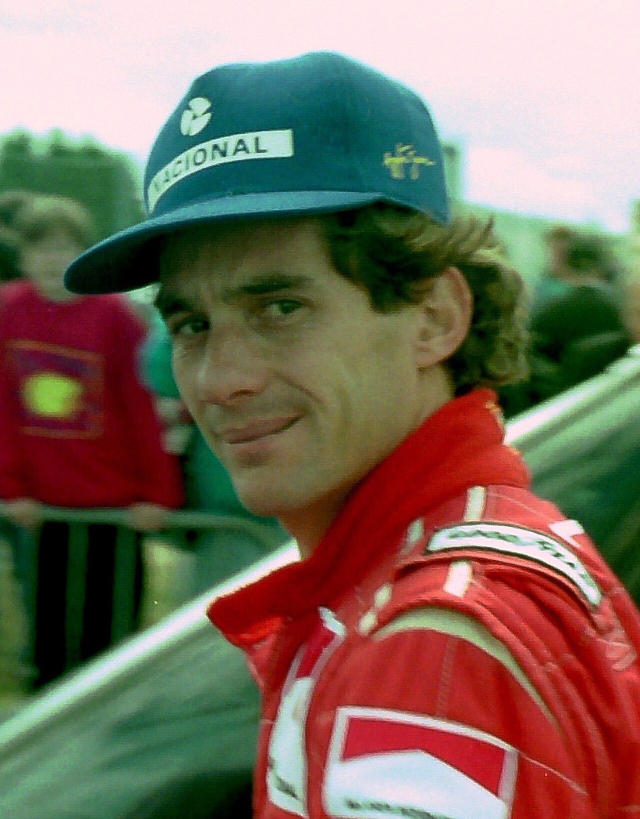
#> input picture mente-mulher-estoica/posts/fotos_terceiros/senna_1993_martin_lee.jpg, 1280 x 1638 px (shown at 1/2 size)
$ python story_pensamento.py fotos_terceiros/senna_1993_martin_lee.jpg fotos_terceiros/senna_1993_martin_lee.jpg fotos_terceiros/senna_1993_martin_lee.jpg fotos_terceiros/senna_1993_martin_lee.jpg fotos_terceiros/senna_1993_martin_lee.jpg
#> lines starting #> are read from the running program, lines starting #| are printed output that depends on the picture; after the words box and inside, x2 and y2 are one past the last pixel; in counts of white or black regions, pixels touching at a corner belong together
"""Story "pensamento da Simone" (modelo do card com foto, nome e caixa com borda dourada), em fonte mais leve.
A foto NÃO vai para o repositório: passe o caminho de um arquivo fora dele (scratchpad).
Uso: python3 story_pensamento.py saida.png foto.png "parágrafo 1||parágrafo 2" "Fonte linha 1|Fonte linha 2" [garamond|cormorant|playfair]
"""
import sys
sys.path.insert(0, '/home/user/Digite-meu-primeiro-projeto/mente-mulher-estoica/videos')
import estilo, numpy as np
from PIL import Image, ImageDraw, ImageFont
from pathlib import Path
W, H = 1080, 1920
FT = Path('/home/user/Digite-meu-primeiro-projeto/mente-mulher-estoica/videos/fontes')
CREME, OURO, CINZA = (240, 232, 218), (201, 168, 118), (170, 162, 150)
saida, foto, texto, fonte_ref = sys.argv[1:5]
estilo_f = sys.argv[5] if len(sys.argv) > 5 else 'garamond'

def cormorant(t, peso='Regular', italico=False):
    f = ImageFont.truetype(str(FT / ('CormorantGaramond-Italic.ttf' if italico else 'CormorantGaramond.ttf')), t)
    try: f.set_variation_by_name(peso)
    except Exception: pass
    return f
def ebg(t, nome): return ImageFont.truetype(str(FT / f'EBGaramond-{nome}.ttf'), t)
if estilo_f == 'garamond':
    F_TXT, F_NOME, F_ARROBA, F_REF = ebg(70, 'Regular'), ebg(56, 'Medium'), ebg(34, 'Regular'), ebg(40, 'Italic')
    ALT = 92
elif estilo_f == 'playfair':
    F_TXT, F_NOME, F_ARROBA, F_REF = estilo.playfair(66), estilo.playfair(54), estilo.playfair(34), estilo.playfair(38, True)
    ALT = 92
else:
    F_TXT, F_NOME, F_ARROBA, F_REF = cormorant(80, 'Medium'), cormorant(62, 'SemiBold'), cormorant(38, 'Medium'), cormorant(44, 'Medium', True)
    ALT = 96

im = Image.new('RGB', (W, H), (10, 10, 10)); d = ImageDraw.Draw(im)
#> after `im = Image.new('RGB', (W, H), (10, 10, 10))`: im: PIL image 1080x1920 RGB; every value is 10
# cabeçalho: foto redonda com aro dourado, traço e nome
R, cx, cy = 135, 225, 370
ft = Image.open(foto).convert('RGB').resize((2 * R, 2 * R), Image.LANCZOS)
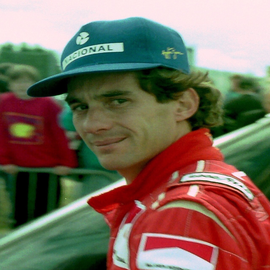
#> ft: PIL image 270x270 RGB; mean R, G, B 122.9, 108.4, 92.8
m = Image.new('L', (2 * R, 2 * R), 0); ImageDraw.Draw(m).ellipse((0, 0, 2 * R - 1, 2 * R - 1), fill=255)
#> after `m = Image.new('L', (2 * R, 2 * R), 0)`: m: PIL image 270x270 L; every value is 0
#> after `ImageDraw.Draw(m).ellipse((0, 0, 2 * R - 1, 2 * R - 1), fill=255)`:
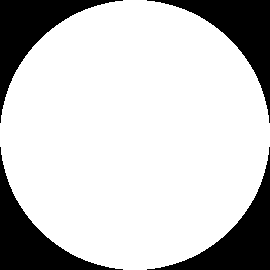
#> m: PIL image 270x270 L; 78.5% white; 4 black regions, box (x1, y1, x2, y2) and area: (0, 0, 123, 123) 3924, (147, 0, 270, 123) 3924, (0, 147, 123, 270) 3924, (147, 147, 270, 270) 3924
im.paste(ft, (cx - R, cy - R), m)
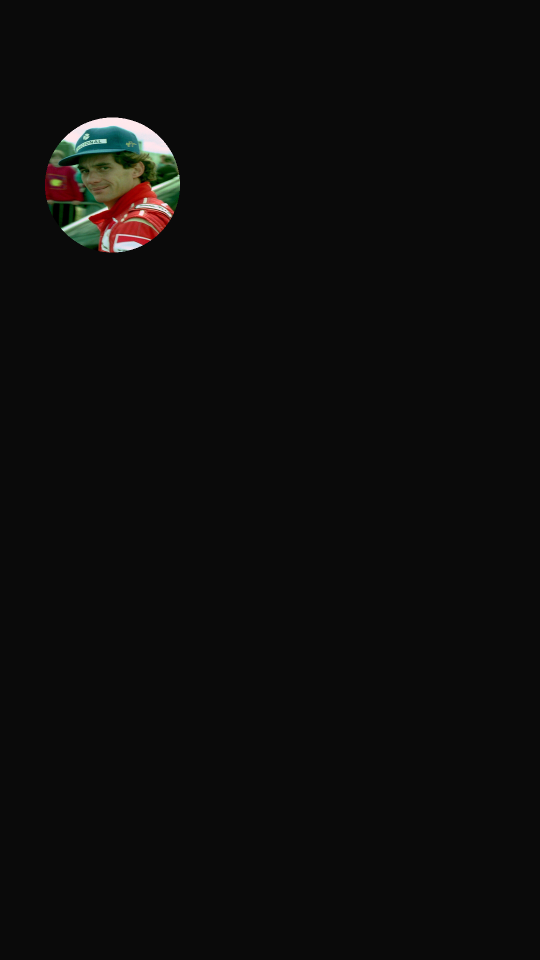
#> im: PIL image 1080x1920 RGB (shown at 1/2 size); mean R, G, B 12.8, 12.4, 11.9
d.ellipse((cx - R - 3, cy - R - 3, cx + R + 3, cy + R + 3), outline=OURO, width=3)
d.line([(405, cy - 90), (405, cy + 90)], fill=OURO, width=2)
d.text((445, cy - 32), 'Mente Mulher Estoica', font=F_NOME, fill=CREME, anchor='lm')
d.text((445, cy + 40), '@mente_mulher_estoica', font=F_ARROBA, fill=CINZA, anchor='lm')
# caixa
x0, x1, LARG = 55, W - 55, W - 55 * 2 - 150
def quebra(s, f):
    out, cur = [], ''
    for p in s.split():
        t = (cur + ' ' + p).strip()
        if f.getlength(t) <= LARG: cur = t
        else: out.append(cur); cur = p
    return out + [cur]
refs = fonte_ref.split('|')
TAM0 = F_TXT.size
while True:   # texto longo: diminui a letra até a caixa caber na tela
    blocos = [quebra(p, F_TXT) for p in texto.split('||')]
    gap = int(50 * F_TXT.size / TAM0)
    alt_txt = sum(len(b) for b in blocos) * ALT + (len(blocos) - 1) * gap
    alt = 110 + alt_txt + 70 + 40 + len(refs) * 62 + 90
    if alt <= H - 600 - 110 or F_TXT.size <= 40: break
    novo = F_TXT.size - 2
    F_TXT = F_TXT.font_variant(size=novo); ALT = int(ALT * novo / (novo + 2))
y0 = max(600, (H - alt) // 2 + 120); y1 = y0 + alt
d.rounded_rectangle((x0, y0, x1, y1), radius=36, fill=(16, 15, 14), outline=OURO, width=3)
y = y0 + 110
for b in blocos:
    for l in b:
        d.text((x0 + 75, y), l, font=F_TXT, fill=CREME, anchor='lm'); y += ALT
    y += gap
#> after the loop, y = 1150
y += 10
#> y = 1160
d.line([(x0 + 75, y), (x0 + 255, y)], fill=OURO, width=3); y += 75
#> after `y += 75`: y = 1235
for r in refs:
    d.text((x0 + 75, y), r, font=F_REF, fill=CREME, anchor='lm'); y += 62
#> this loop made 1 pass
#> y on pass 1: 1297
#> after the loop, y = 1297
im.save(saida); print('ok', saida)
#> after `im.save(saida)`:
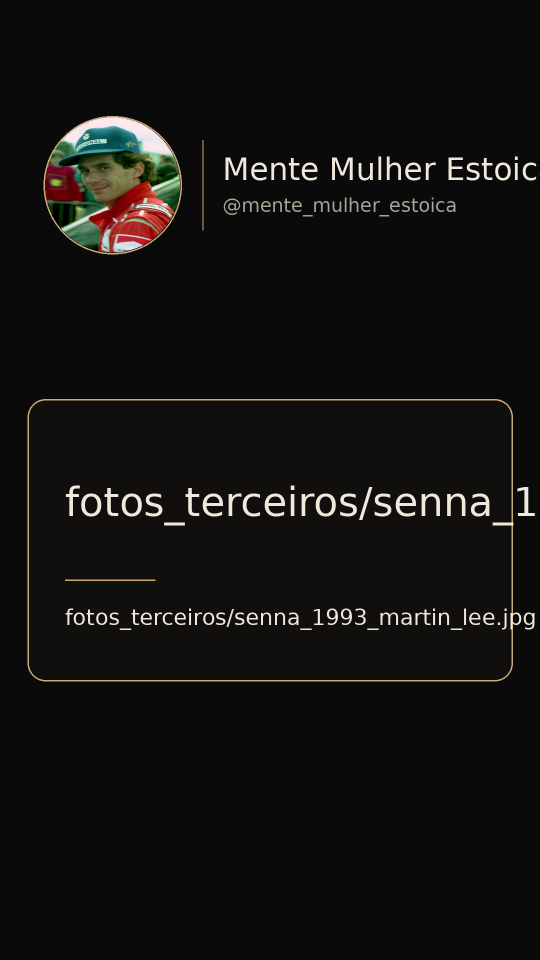
#> saved as senna_1993_martin_lee.jpg: PIL image 1080x1920 RGB (shown at 1/2 size); mean R, G, B 19.1, 18.2, 16.9
#| ok fotos_terceiros/senna_1993_martin_lee.jpg
